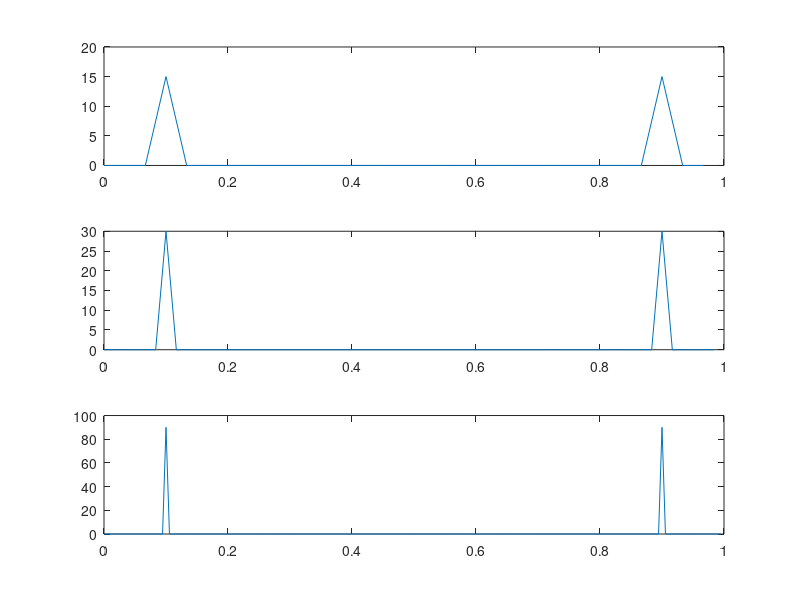

Reproduce this figure in MATLAB.
n = 0:29;
x1 = cos(2*pi*n/10);
x2 = [x1 x1];
x3 = [x1 x1 x1 x1 x1 x1] ;

X1 = abs(fft(x1));
subplot(3,1,1);
plot((0:length(X1)-1)/length(X1),X1);

X2= abs(fft(x2));
subplot(3,1,2);
plot((0:length(X2)-1)/length(X2),X2);

X3 = abs(fft(x3));
subplot(3,1,3);
plot((0:length(X3)-1)/length(X3),X3);